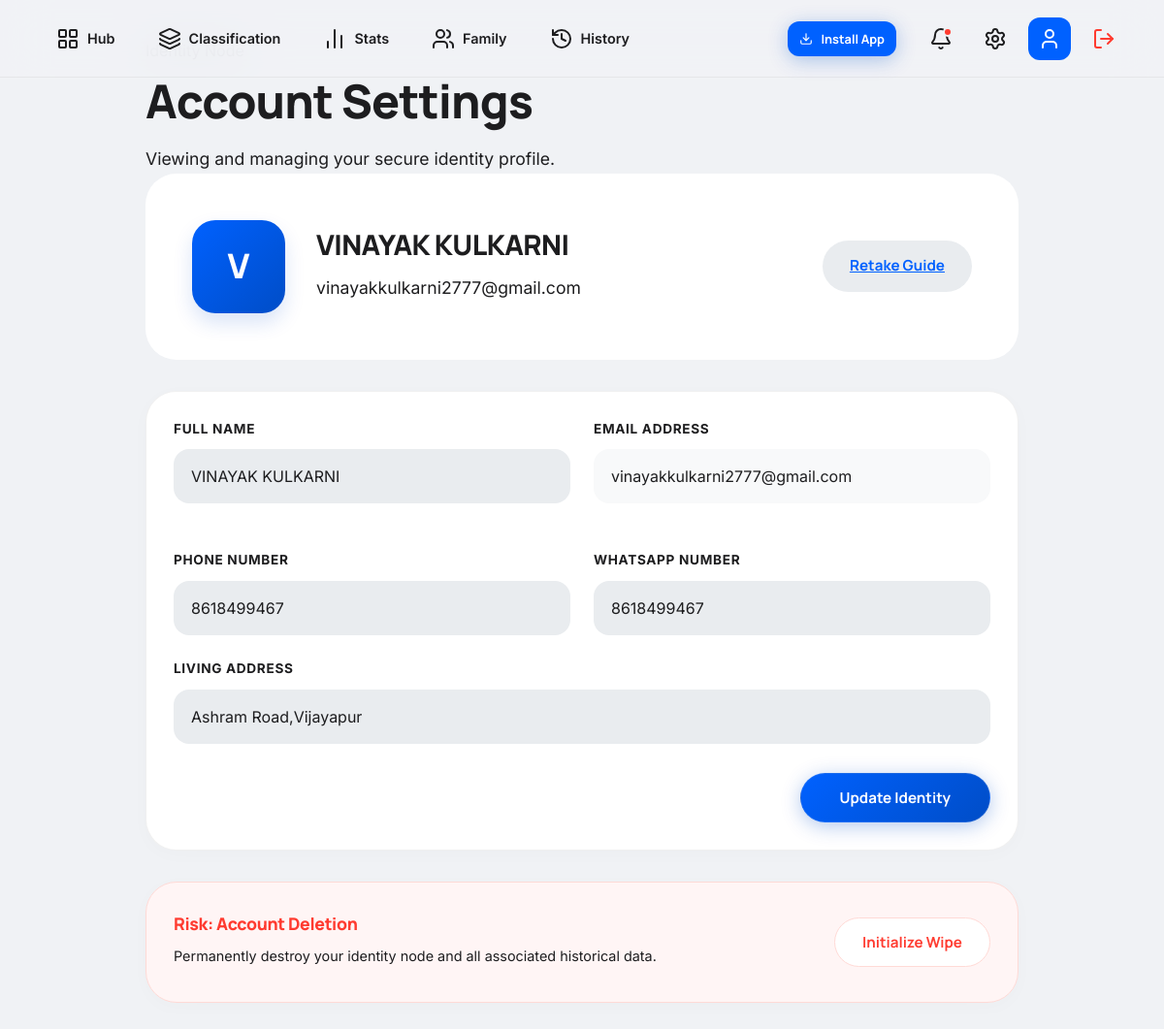
/profile (signed in), run on the app's committed database.
### tables this page shows
CREATE TABLE users (
        id INTEGER PRIMARY KEY AUTOINCREMENT,
        email TEXT UNIQUE NOT NULL,
        otp TEXT
    , name TEXT, state TEXT, phone TEXT, address TEXT, password TEXT, country TEXT, emergency_contact TEXT, whatsapp_number TEXT, has_seen_tour INTEGER DEFAULT 0, theme TEXT DEFAULT 'default', two_factor INTEGER DEFAULT 0, sensitivity TEXT DEFAULT 'Balanced', auto_clear_history INTEGER DEFAULT 1, loyalty_points INTEGER DEFAULT 100, is_admin INTEGER DEFAULT 0, voice_interface TEXT DEFAULT 'English + Kannada (Sequential)');

### app.py (the view, shortened to what this page needs)
@app.route("/profile", methods=["GET", "POST"])
def profile():
    if not session.get("logged_in"): return redirect("/")
    if session.get("admin_verified"): return redirect("/admin")
    conn = get_db()
    cursor = conn.cursor()
    cursor.execute("SELECT * FROM users WHERE email=?", (session.get("email"),))
    user = cursor.fetchone()
    if not user:
        conn.close()
        session.clear()
        return redirect("/")
    conn.close()
    return render_template("profile.html", user=user)

### database.py (called while the page is built)
def get_db():
    db_path = os.getenv("DATABASE_PATH", "database.db")
    conn = sqlite3.connect(db_path)
    conn.row_factory = sqlite3.Row
    return conn

### templates/profile.html (shortened to what this page needs)
<!DOCTYPE html>
<html lang="en">
<head>
    <link rel="stylesheet" href="{{ url_for('static', filename='style.css') }}">
</head>
<body>
    <nav class="top-nav">
        <div class="nav-wrapper">
            <div class="nav-container">
                <a href="/dashboard" class="nav-link"><i data-lucide="layout-grid"></i> Hub</a>
                <a href="/classification" class="nav-link"><i data-lucide="layers"></i> Classification</a>
                <a href="/analytics" class="nav-link"><i data-lucide="bar-chart-2"></i> Stats</a>
                <a href="/family" class="nav-link"><i data-lucide="users"></i> Family</a>
                <a href="/history" class="nav-link"><i data-lucide="history"></i> History</a>
            </div>
            <div class="nav-right">
                <button id="pwa-install-btn" class="btn btn-primary pulsing-install" style="display: inline-flex; align-items: center; gap: 8px; font-size: 0.8rem; padding: 6px 12px; margin-right: 12px; border-radius: 12px; background: var(--primary); color: white; border: none; cursor: pointer; font-weight: 700;">
                    <i data-lucide="download" style="width: 14px;"></i> Install App
                </button>
                <button class="nav-icon-btn" onclick="toggleNotifications(event)">
                    <i data-lucide="bell"></i>
                    <span id="notif-badge" class="notification-badge"></span>
                </button>
                <a href="/settings" class="nav-icon-btn">
                    <i data-lucide="settings"></i>
                </a>
                <a href="/profile" class="nav-icon-btn active" style="background: var(--primary); color: white;">
                    <i data-lucide="user"></i>
                </a>
                <a href="/logout" class="nav-icon-btn text-danger" title="Logout">
                    <i data-lucide="log-out"></i>
                </a>
            </div>
        </div>
    </nav>
    <main class="main-content animate-fade-in">
        <div class="profile-container">
            <header class="editorial-header">
                <span class="editorial-cap">Identity Node</span>
                <h1 style="font-size: 3rem; margin: 0;">Account Settings</h1>
                <p style="color: var(--on-surface-variant); font-size: 1.1rem; margin-top: 8px;">Viewing and managing your secure identity profile.</p>
            </header>
            <div class="hero-section">
                <div class="avatar">{{ user['name'][0].upper() }}</div>
                <div style="flex: 1;">
                    <h2 style="margin: 0; font-weight: 800; font-size: 1.8rem;">{{ user['name'] }}</h2>
                    <p style="color: var(--on-surface-variant); margin: 8px 0; font-size: 1.1rem;">{{ user['email'] }}</p>
                </div>
                <a href="/dashboard?reset_tour=1" class="btn" style="background: var(--surface-container-low); color: var(--primary);">Retake Guide</a>
            </div>
            <div class="bento-card">
                <form method="POST">
                    <div class="form-grid">
                        <div class="form-group">
                            <label class="label">Full Name</label>
                            <input type="text" name="name" class="form-input" value="{{ user['name'] }}" required>
                        </div>
                        <div class="form-group">
                            <label class="label">Email Address</label>
                            <input type="email" class="form-input" value="{{ user['email'] }}" readonly style="background: #F8F9FA;">
                        </div>
                        <div class="form-group">
                            <label class="label">Phone Number</label>
                            <input type="tel" name="phone" class="form-input" value="{{ user['phone'] or '' }}">
                        </div>
                        <div class="form-group">
                            <label class="label">WhatsApp Number</label>
                            <input type="tel" name="whatsapp_number" class="form-input" value="{{ user['whatsapp_number'] or '' }}" placeholder="+919876543210">
                        </div>
                    </div>
                    <div class="form-group">
                        <label class="label">Living Address</label>
                        <input type="text" name="address" class="form-input" value="{{ user['address'] or '' }}">
                    </div>
                    <div style="margin-top: 30px; display: flex; justify-content: flex-end;">
                        <button type="submit" class="btn btn-primary" style="padding: 14px 40px;">Update Identity</button>
                    </div>
                </form>
            </div>
            <div class="bento-card" style="margin-top: 32px; background: #fff5f5; border-color: #ffdad6;">
                <div style="display: flex; justify-content: space-between; align-items: center;">
                    <div>
                        <h4 style="color: var(--danger); margin: 0; font-size: 1.1rem;">Risk: Account Deletion</h4>
                        <p style="font-size: 0.9rem; color: var(--on-surface-variant); margin: 8px 0;">Permanently destroy your identity node and all associated historical data.</p>
                    </div>
                    <button onclick="confirmDelete()" class="btn" style="background: white; color: var(--danger); border: 1px solid #ffdad6;">Initialize Wipe</button>
                </div>
            </div>
        </div>
    </main>
<script src="{{ url_for('static', filename='pwa.js') }}"></script></body>
</html>

### static/style.css (style rules this page uses)
:root { --primary: #0061ff; --primary-light: #e6f0ff; --primary-dark: #004dc7; --accent: #5e5ce6; --bg-app: #f0f2f5; --bg-card: #ffffff; --bg-sidebar: rgba(240, 242, 245, 0.82); --primary-container: #004dc7; --surface: #f0f2f5; --surface-container-low: #e9ecef; --surface-container-lowest: #ffffff; --radius-chat: 24px 24px 24px 4px; --text-main: #1d1d1f; --text-muted: #86868b; --text-on-primary: #ffffff; --success: #34c759; --danger: #ff3b30; --warning: #ff9500; --info: #007aff; --radius-full: 9999px; --radius-xl: 32px; --radius-lg: 24px; --radius-md: 16px; --radius-sm: 8px; --shadow-sm: 0 2px 8px rgba(0, 0, 0, 0.04); --shadow-md: 0 10px 30px rgba(0, 0, 0, 0.06); --shadow-lg: 0 20px 50px rgba(0, 0, 0, 0.1); --sidebar-width: 80px; --header-height: 80px; --panel-right-width: 380px; }
* { margin: 0; padding: 0; box-sizing: border-box; -webkit-tap-highlight-color: transparent; }
body { background: var(--bg-app); color: var(--text-main); font-family: 'Inter', sans-serif; line-height: 1.6; overflow-x: hidden; min-height: 100vh; }
h1, h2, h3, h4, .headline { font-family: 'Manrope', sans-serif; font-weight: 800; letter-spacing: -0.02em; }
.pulsing-install { animation: pulse 2s infinite; }
.top-nav { position: fixed; top: 0; left: 0; right: 0; height: 80px; background: rgba(241, 243, 246, 0.85); backdrop-filter: blur(24px) saturate(180%); -webkit-backdrop-filter: blur(24px) saturate(180%); border-bottom: 1px solid rgba(0,0,0,0.05); display: flex; align-items: center; justify-content: center; padding: 0 40px; z-index: 1000; }
.nav-wrapper { display: flex; justify-content: space-between; align-items: center; width: 100%; max-width: 1400px; }
.nav-container { display: flex; gap: 8px; align-items: center; overflow-x: auto; scrollbar-width: none; }
.nav-link { color: var(--on-surface-variant); text-decoration: none; font-weight: 600; font-size: 0.9rem; transition: all 0.3s cubic-bezier(0.16, 1, 0.3, 1); display: flex; align-items: center; gap: 8px; padding: 10px 18px; border-radius: 50px; white-space: nowrap; }
.nav-right { display: flex; gap: 12px; align-items: center; }
.nav-icon-btn { width: 44px; height: 44px; border-radius: 12px; display: flex; align-items: center; justify-content: center; color: var(--on-surface-variant); transition: all 0.3s cubic-bezier(0.16, 1, 0.3, 1); cursor: pointer; position: relative; background: transparent; border: none; }
.notification-badge { position: absolute; top: 10px; right: 10px; width: 10px; height: 10px; background: var(--danger); border-radius: 50%; border: 2px solid var(--surface); display: none; }
.main-content { margin-top: var(--nav-height); padding: 40px 24px; max-width: 1200px; margin-left: auto; margin-right: auto; }
.bento-card { background: var(--bg-card); border-radius: var(--radius-xl); padding: 28px; border: 1px solid rgba(0,0,0,0.06); box-shadow: 0 4px 20px rgba(0,0,0,0.02); transition: transform 0.4s cubic-bezier(0.16, 1, 0.3, 1), box-shadow 0.4s; display: flex; flex-direction: column; }
.btn { padding: 14px 28px; border-radius: var(--radius-xl); font-weight: 700; font-size: 0.95rem; border: none; cursor: pointer; display: inline-flex; align-items: center; justify-content: center; gap: 10px; transition: all 0.3s cubic-bezier(0.16, 1, 0.3, 1); font-family: 'Manrope', sans-serif; }
.btn-primary { background: linear-gradient(135deg, #0061ff, #004dc7); color: #ffffff !important; box-shadow: 0 4px 20px rgba(0, 77, 199, 0.3); border: 1px solid rgba(255,255,255,0.1); }
.form-input { width: 100%; background: var(--surface-container-low); border: 2px solid transparent; border-radius: var(--radius-md); padding: 16px; color: var(--on-surface); font-size: 1rem; transition: all 0.3s; font-family: 'Inter', sans-serif; }
.animate-fade-in { animation: fadeIn 0.6s cubic-bezier(0.16, 1, 0.3, 1) forwards; }
.text-danger { color: var(--danger); }

### data on the page
users: name "V", name "VINAYAK KULKARNI", email "vinayakkulkarni2777@gmail.com", phone "8618499467", whatsapp_number "8618499467", address "Ashram Road,Vijayapur"
